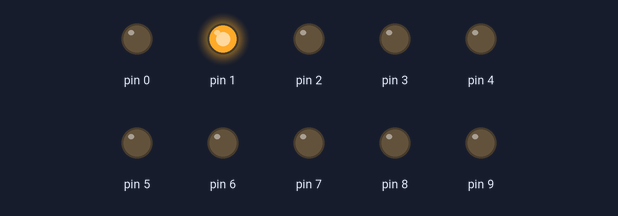
The sketch below on a simulated Arduino Uno, built with avr-gcc and run on an emulated ATmega328P. Shown: output pins drawn as LEDs (lit = HIGH).

Above: at 0.07 s.
At 0.67 s:
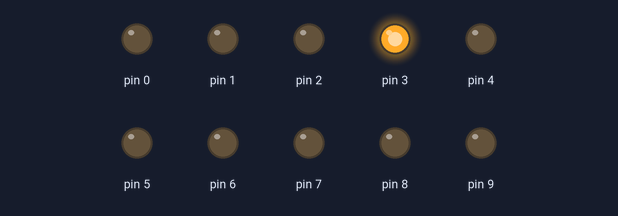
At 1.57 s:
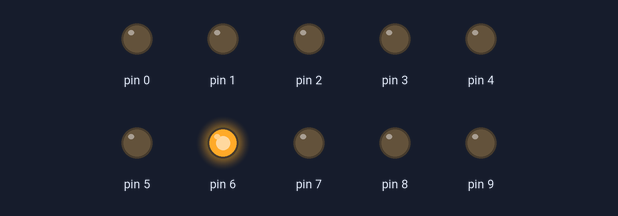
At 3.37 s:
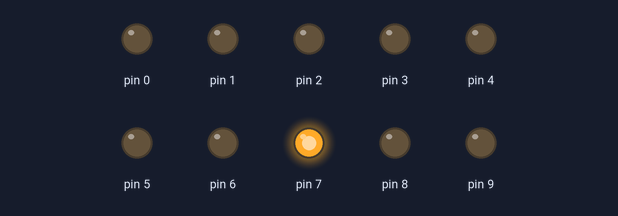
At 4.87 s:
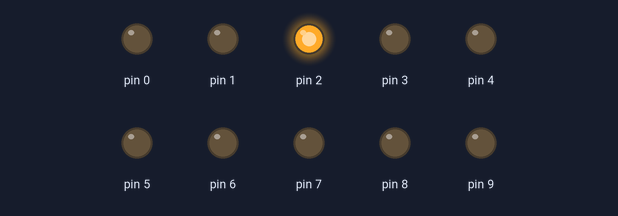
At 6.52 s:
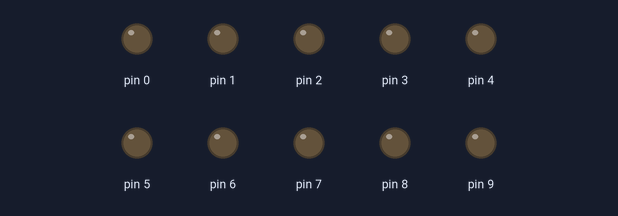
Timing chart, 0 to 6.8 s (numbered marks = the images above):
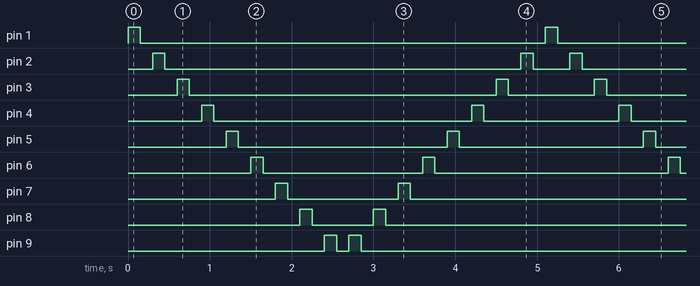

Measured:
- by itself, pin 1: alternates HIGH for 0.15 s and LOW for 5.0 s
- by itself, pin 2: repeats every 5.1 s: LOW 4.4 s, HIGH 0.15 s, LOW 0.45 s, HIGH 0.15 s
- by itself, pin 3: repeats every 5.1 s: LOW 3.8 s, HIGH 0.15 s, LOW 1.1 s, HIGH 0.15 s
- by itself, pin 4: repeats every 5.1 s: LOW 3.2 s, HIGH 0.15 s, LOW 1.7 s, HIGH 0.15 s
- by itself, pin 5: alternates HIGH for 0.15 s and LOW for 2.6 s
- by itself, pin 6: repeats every 5.1 s: LOW 2.0 s, HIGH 0.15 s, LOW 2.9 s, HIGH 0.15 s
- by itself, pin 7: repeats every 5.1 s: LOW 1.4 s, HIGH 0.15 s, LOW 3.5 s, HIGH 0.15 s
- by itself, pin 8: repeats every 5.1 s: LOW 0.75 s, HIGH 0.15 s, LOW 4.1 s, HIGH 0.15 s

The sketch:

LED1to8to1.ino
```cpp
void setup() {
  // put your setup code here, to run once:
  for (int i = 0; i < 10; i++) {
    pinMode(i, OUTPUT);
  }
}

void loop() {
  // put your main code here, to run repeatedly:
  int del = 150;
  for (int i = 1; i < 10; i++) {
    digitalWrite(i, HIGH);
    delay(del);
    digitalWrite(i, LOW);
    delay(del);
  }
    for (int i = 9; i > 1; i--) {
    digitalWrite(i, HIGH);
    delay(del);
    digitalWrite(i, LOW);
    delay(del);
  }

}
```
